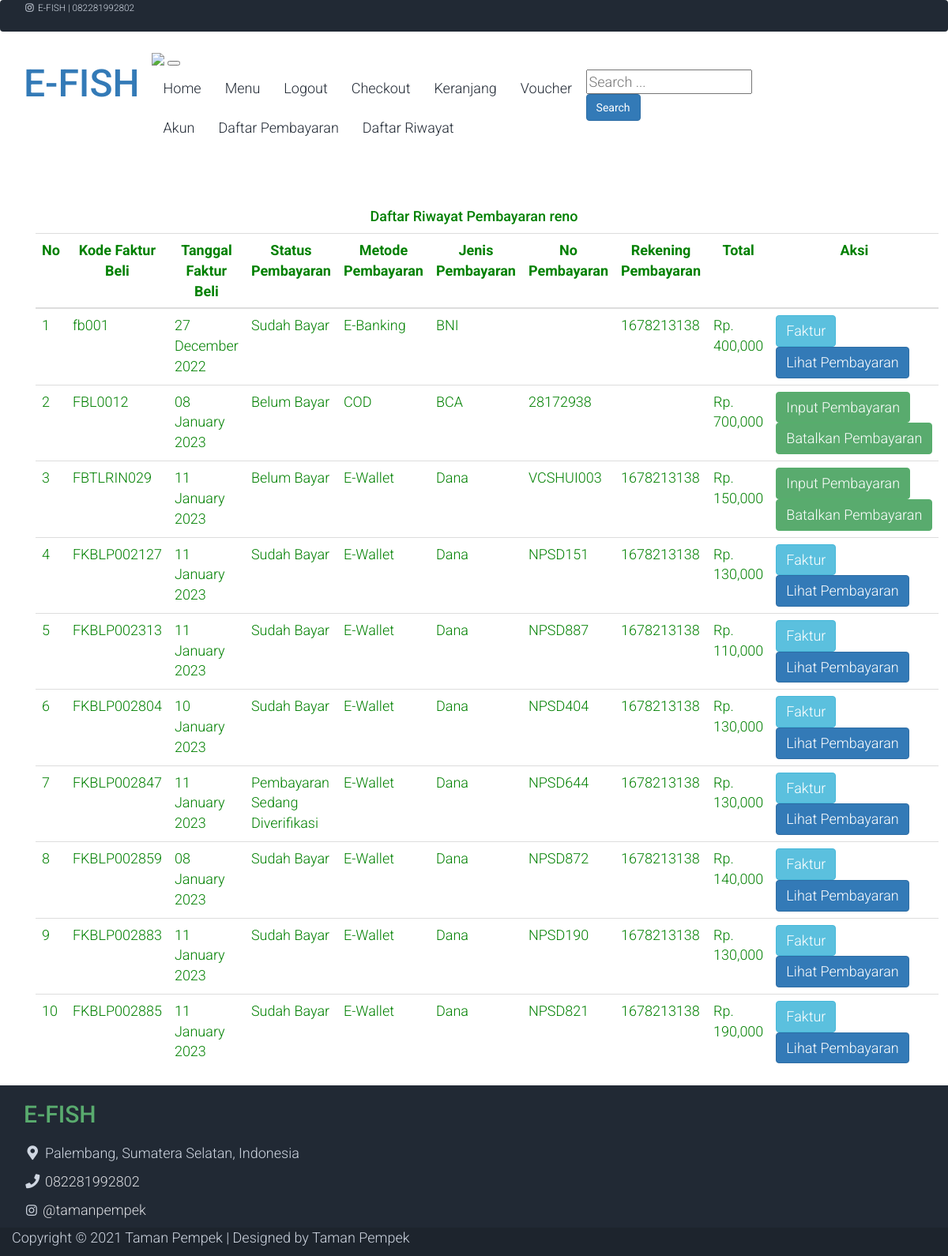
Screenshot of /riwayatpembayaran.php (signed in) with the database file from the repository.
### tables this page shows
CREATE TABLE `faktur_beli` (
  `ID_Faktur_Beli` varchar(50) NOT NULL,
  `Kode_Diskon` varchar(50) NOT NULL,
  `ID_Pembeli` varchar(50) NOT NULL,
  `ID_Status_Pembayaran` varchar(50) NOT NULL,
  `Total_Barang` int(50) NOT NULL,
  `Total_Bayar` int(50) NOT NULL,
  `QTY` int(50) NOT NULL,
  `Tanggal_Faktur_Beli` date NOT NULL,
  `No_Rekening_Pembeli` varchar(50) NOT NULL,
  `No_Pembayaran` varchar(50) NOT NULL,
  `ID_Jasa_Pembayaran` varchar(50) NOT NULL,
  `Bukti_Pembayaran` varchar(50) NOT NULL
);

CREATE TABLE `status_pembayaran` (
  `ID_Status_Pembayaran` varchar(50) NOT NULL,
  `Ket_Status_Pembayaran` varchar(50) NOT NULL
);

CREATE TABLE `jenis_pembayaran` (
  `Kode_Jenis_Pembayaran` varchar(50) NOT NULL,
  `Nama_Jenis_Pembayaran` varchar(50) NOT NULL
);

CREATE TABLE `jasa_pembayaran` (
  `ID_Jasa_Pembayaran` varchar(50) NOT NULL,
  `Kode_Jenis_Pembayaran` varchar(50) NOT NULL,
  `Nama_Jasa_Pembayaran` varchar(50) NOT NULL
);

### riwayatpembayaran.php (the view, shortened to what this page needs)
<?php
include 'koneksi.php';
?>
<!DOCTYPE html>
<html lang="en">
<head>
    <link rel="stylesheet" href="assets/css/bootstrap.min.css">
    <link rel="stylesheet" href="assets/css/templatemo.css">
    <link rel="stylesheet" href="assets/css/custom.css">
    <link rel="stylesheet" href="assets/css/fontawesome.min.css">
</head>
<body>
<?php include 'header.php'; ?>
<br>
<section class="riwayat">
	<div class="container">
		<div class="row">
			<div class="col-md-12">
				<center><div style="color: green;">
							<h4 class="text-center mb-4">Daftar Riwayat Pembayaran
							 <?php echo $_SESSION["login"]["Nama_Pembeli"]?></h4>
<div class="col-md-12">
 	<div class="col-md-12">
		</div>
		<table class="table">
        <tr>
          <th><center>No</th>
          <th><center>Kode Faktur Beli</th>
          <th><center>Tanggal Faktur Beli</th>
          <th><center>Status Pembayaran</th>
          <th><center>Metode Pembayaran</th>
          <th><center>Jenis Pembayaran</th>
          <th><center>No Pembayaran</th>
          <th><center>Rekening Pembayaran</th>
          <th><center>Total</th>
          <th><center>Aksi</th>
        </tr>
      <tbody>
        <?php $nomor=1;?>
        <?php
          $id_customer = $_SESSION["login"]["ID_Pembeli"];
            $ambil = $koneksi->query("SELECT * FROM faktur_beli JOIN jasa_pembayaran ON faktur_beli.ID_Jasa_Pembayaran = jasa_pembayaran.ID_Jasa_Pembayaran
            JOIN jenis_pembayaran ON jasa_pembayaran.Kode_Jenis_Pembayaran=jenis_pembayaran.Kode_Jenis_Pembayaran
            JOIN status_pembayaran ON faktur_beli.ID_Status_Pembayaran = status_pembayaran.ID_Status_Pembayaran WHERE ID_Pembeli='$id_customer'");
          while ($pecah = $ambil->fetch_assoc()) {
        ?>
        <tr>
          <td><?php echo $nomor;?></td>
          <td><?php echo $pecah["ID_Faktur_Beli"]; ?></td>
          <td><?php echo date("d F Y",strtotime($pecah["Tanggal_Faktur_Beli"])); ?></td>
          <td><?php echo $pecah["Ket_Status_Pembayaran"]; ?></td>
          <td><?php echo $pecah['Nama_Jenis_Pembayaran'] ?></td>
          <td><?php echo $pecah['Nama_Jasa_Pembayaran'] ?></td>
          <td><?php echo $pecah['No_Pembayaran'] ?></td>
          <td><?php echo $pecah['No_Rekening_Pembeli'] ?></td>
          <td>Rp. <?php echo number_format($pecah['Total_Bayar']); ?> </td>
          <td>
            <?php if ($pecah['Ket_Status_Pembayaran']=="Belum Bayar"): ?>
            <a href="pembayaran.php?id=<?php echo $pecah["ID_Faktur_Beli"]; ?>" class="btn btn-success">Input Pembayaran</a>
            <a href="batalkan_pesanan.php?id=<?php echo $pecah["ID_Faktur_Beli"]; ?>" class="btn btn-success">Batalkan Pembayaran</a>
            <?php elseif(($pecah['Ket_Status_Pembayaran']=="Sudah Bayar" OR $pecah['Ket_Status_Pembayaran']=="Pembayaran Sedang Diverifikasi" )): ?>
            <a href="fakturbeli.php?id=<?php echo $pecah["ID_Faktur_Beli"]; ?>" class="btn btn-info">Faktur</a>
            <a href="lihat_pembayaran.php?id=<?php echo $pecah["ID_Faktur_Beli"]; ?>" class="btn btn-primary">Lihat Pembayaran</a>
            <?php endif ?>
          </td>
        </tr>
        <?php $nomor++; ?>
        <?php } ?>
			</tbody>
		</table>
	</div>
</section>
	</body>
	<?php include 'footer.php'; ?>
</html>

### assets/css/templatemo.css (style rules this page uses)
body, ul, li, p, a, label, input, div { font-family: 'Roboto', sans-serif; font-size: 18px !important; font-weight: 300 !important; }
.btn-success { background-color: #59ab6e !important; border-color: #56ae6c !important; }

### rows the page displays
faktur_beli: ID_Faktur_Beli "fb001", Tanggal_Faktur_Beli "27 December 2022", ID_Status_Pembayaran.Ket_Status_Pembayaran "Sudah Bayar", jenis_pembayaran.Nama_Jenis_Pembayaran "E-Banking", ID_Jasa_Pembayaran.Nama_Jasa_Pembayaran "BNI", No_Rekening_Pembeli "1678213138", Total_Bayar "400,000"
faktur_beli: ID_Faktur_Beli "FBL0012", Tanggal_Faktur_Beli "08 January 2023", ID_Status_Pembayaran.Ket_Status_Pembayaran "Belum Bayar", jenis_pembayaran.Nama_Jenis_Pembayaran "COD", ID_Jasa_Pembayaran.Nama_Jasa_Pembayaran "BCA", No_Pembayaran "28172938", Total_Bayar "700,000"
faktur_beli: ID_Faktur_Beli "FBTLRIN029", Tanggal_Faktur_Beli "11 January 2023", ID_Status_Pembayaran.Ket_Status_Pembayaran "Belum Bayar", jenis_pembayaran.Nama_Jenis_Pembayaran "E-Wallet", ID_Jasa_Pembayaran.Nama_Jasa_Pembayaran "Dana", No_Pembayaran "VCSHUI003", No_Rekening_Pembeli "1678213138", Total_Bayar "150,000"
faktur_beli: ID_Faktur_Beli "FKBLP002127", Tanggal_Faktur_Beli "11 January 2023", ID_Status_Pembayaran.Ket_Status_Pembayaran "Sudah Bayar", jenis_pembayaran.Nama_Jenis_Pembayaran "E-Wallet", ID_Jasa_Pembayaran.Nama_Jasa_Pembayaran "Dana", No_Pembayaran "NPSD151", No_Rekening_Pembeli "1678213138", Total_Bayar "130,000"
faktur_beli: ID_Faktur_Beli "FKBLP002313", Tanggal_Faktur_Beli "11 January 2023", ID_Status_Pembayaran.Ket_Status_Pembayaran "Sudah Bayar", jenis_pembayaran.Nama_Jenis_Pembayaran "E-Wallet", ID_Jasa_Pembayaran.Nama_Jasa_Pembayaran "Dana", No_Pembayaran "NPSD887", No_Rekening_Pembeli "1678213138", Total_Bayar "110,000"
faktur_beli: ID_Faktur_Beli "FKBLP002804", Tanggal_Faktur_Beli "10 January 2023", ID_Status_Pembayaran.Ket_Status_Pembayaran "Sudah Bayar", jenis_pembayaran.Nama_Jenis_Pembayaran "E-Wallet", ID_Jasa_Pembayaran.Nama_Jasa_Pembayaran "Dana", No_Pembayaran "NPSD404", No_Rekening_Pembeli "1678213138", Total_Bayar "130,000"
faktur_beli: ID_Faktur_Beli "FKBLP002847", Tanggal_Faktur_Beli "11 January 2023", ID_Status_Pembayaran.Ket_Status_Pembayaran "Pembayaran Sedang Diverifikasi", jenis_pembayaran.Nama_Jenis_Pembayaran "E-Wallet", ID_Jasa_Pembayaran.Nama_Jasa_Pembayaran "Dana", No_Pembayaran "NPSD644", No_Rekening_Pembeli "1678213138", Total_Bayar "130,000"
faktur_beli: ID_Faktur_Beli "FKBLP002859", Tanggal_Faktur_Beli "08 January 2023", ID_Status_Pembayaran.Ket_Status_Pembayaran "Sudah Bayar", jenis_pembayaran.Nama_Jenis_Pembayaran "E-Wallet", ID_Jasa_Pembayaran.Nama_Jasa_Pembayaran "Dana", No_Pembayaran "NPSD872", No_Rekening_Pembeli "1678213138", Total_Bayar "140,000"
faktur_beli: ID_Faktur_Beli "FKBLP002883", Tanggal_Faktur_Beli "11 January 2023", ID_Status_Pembayaran.Ket_Status_Pembayaran "Sudah Bayar", jenis_pembayaran.Nama_Jenis_Pembayaran "E-Wallet", ID_Jasa_Pembayaran.Nama_Jasa_Pembayaran "Dana", No_Pembayaran "NPSD190", No_Rekening_Pembeli "1678213138", Total_Bayar "130,000"
faktur_beli: ID_Faktur_Beli "FKBLP002885", Tanggal_Faktur_Beli "11 January 2023", ID_Status_Pembayaran.Ket_Status_Pembayaran "Sudah Bayar", jenis_pembayaran.Nama_Jenis_Pembayaran "E-Wallet", ID_Jasa_Pembayaran.Nama_Jasa_Pembayaran "Dana", No_Pembayaran "NPSD821", No_Rekening_Pembeli "1678213138", Total_Bayar "190,000"

### other values shown
$_SESSION["login"]["Nama_Pembeli"] "reno"
